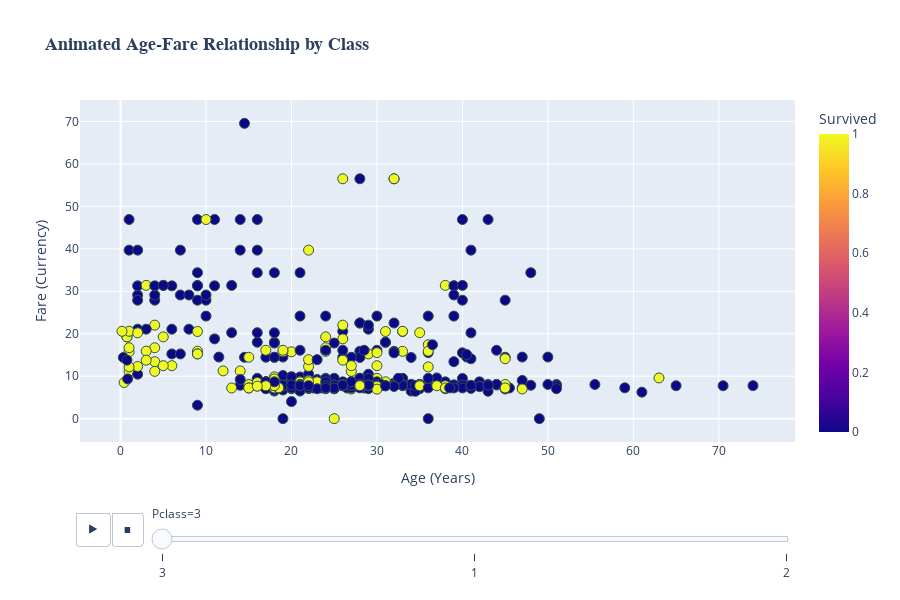

Notebook cell for this chart:
### Markdown cell above
8. Animated Scatter Plot (Age vs Fare with Survival)

### Code cell
import plotly.express as px

fig = px.scatter(
    full_df.dropna(subset=['Age', 'Fare']),
    x="Age",
    y="Fare",
    animation_frame="Pclass",
    color="Survived",
    color_discrete_map={0: '#ff6b6b', 1: '#4ecdc4'},
    size_max=15,
    hover_name="Name",
    hover_data=["Sex", "Embarked"],
    title="<b>Animated Age-Fare Relationship by Class</b>",
    width=900,
    height=600
)

fig.update_layout(
    title_font=dict(size=18, family='Arial'),
    xaxis_title="Age (Years)",
    yaxis_title="Fare (Currency)",
    legend_title="Survived"
)

fig.update_traces(
    marker=dict(size=10, line=dict(width=1, color='DarkSlateGrey')),
    selector=dict(mode='markers')
)

fig.show()

### Figure 1 — Plotly figure (JSON) as saved in the notebook; plotly's stock layout.template omitted (floating-point values rounded to 4 significant figures; data arrays with more than 128 entries replaced by an {"elided": "..."} marker saying what was removed)
{"data": [{"customdata": {"elided": "500x2 str values"}, "hovertemplate": "<b>%{hovertext}</b><br><br>Pclass=3<br>Age=%{x}<br>Fare=%{y}<br>Sex=%{customdata[0]}<br>Embarked=%{customdata[1]}<br>Survived=%{marker.color}<extra></extra>", "hovertext": {"elided": "500 str values"}, "legendgroup": "", "marker": {"color": {"elided": "500 int values"}, "coloraxis": "coloraxis", "line": {"color": "DarkSlateGrey", "width": 1}, "size": 10, "symbol": "circle"}, "mode": "markers", "name": "", "orientation": "v", "showlegend": false, "type": "scatter", "x": {"elided": "500 float values"}, "xaxis": "x", "y": {"elided": "500 float values"}, "yaxis": "y"}], "layout": {"coloraxis": {"colorbar": {"title": {"text": "Survived"}}, "colorscale": [[0, "#0d0887"], [0.1111, "#46039f"], [0.2222, "#7201a8"], [0.3333, "#9c179e"], [0.4444, "#bd3786"], [0.5556, "#d8576b"], [0.6667, "#ed7953"], [0.7778, "#fb9f3a"], [0.8889, "#fdca26"], [1, "#f0f921"]]}, "height": 600, "legend": {"title": {"text": "Survived"}, "tracegroupgap": 0}, "sliders": [{"active": 0, "currentvalue": {"prefix": "Pclass="}, "len": 0.9, "pad": {"b": 10, "t": 60}, "steps": [{"args": [["3"], {"frame": {"duration": 0, "redraw": false}, "fromcurrent": true, "mode": "immediate", "transition": {"duration": 0, "easing": "linear"}}], "label": "3", "method": "animate"}, {"args": [["1"], {"frame": {"duration": 0, "redraw": false}, "fromcurrent": true, "mode": "immediate", "transition": {"duration": 0, "easing": "linear"}}], "label": "1", "method": "animate"}, {"args": [["2"], {"frame": {"duration": 0, "redraw": false}, "fromcurrent": true, "mode": "immediate", "transition": {"duration": 0, "easing": "linear"}}], "label": "2", "method": "animate"}], "x": 0.1, "xanchor": "left", "y": 0, "yanchor": "top"}], "title": {"font": {"family": "Arial", "size": 18}, "text": "<b>Animated Age-Fare Relationship by Class</b>"}, "updatemenus": [{"buttons": [{"args": [null, {"frame": {"duration": 500, "redraw": false}, "fromcurrent": true, "mode": "immediate", "transition": {"duration": 500, "easing": "linear"}}], "label": "&#9654;", "method": "animate"}, {"args": [[null], {"frame": {"duration": 0, "redraw": false}, "fromcurrent": true, "mode": "immediate", "transition": {"duration": 0, "easing": "linear"}}], "label": "&#9724;", "method": "animate"}], "direction": "left", "pad": {"r": 10, "t": 70}, "showactive": false, "type": "buttons", "x": 0.1, "xanchor": "right", "y": 0, "yanchor": "top"}], "width": 900, "xaxis": {"anchor": "y", "domain": [0, 1], "title": {"text": "Age (Years)"}}, "yaxis": {"anchor": "x", "domain": [0, 1], "title": {"text": "Fare (Currency)"}}}}
